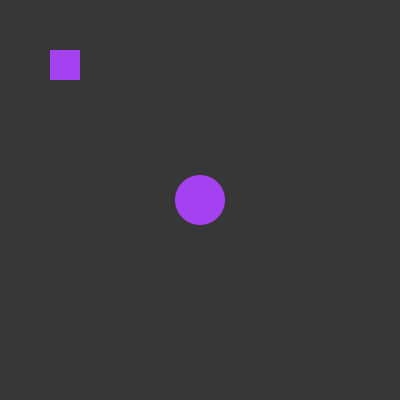
Frame 1 (no input)
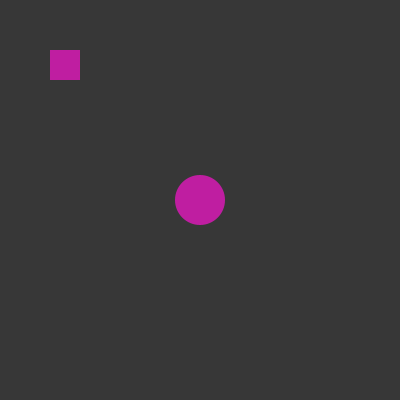
Frame 60 (the mouse pressed at the canvas centre just before this capture)
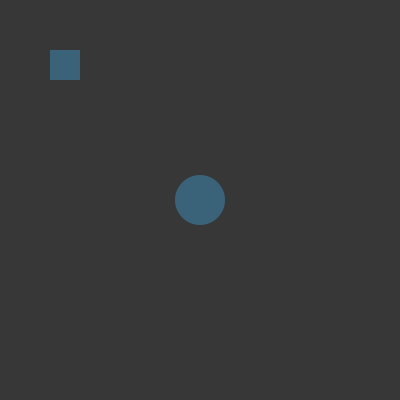
Frame 120 (the mouse held since frame 60 and released just before this capture)

The Processing sketch that drew these frames (run headless with seeded random() and noise(); from frame 60 on, the mouse is pressed at the canvas centre):

// Processing sketch: day_12
// ── day_12.pde
//Spinning Matrix

//vars
boolean spin = false;
float angle = .1;
int x = 50;
int y = 50;

void setup() {

  size(400, 400);
}

void draw() {

  background(55);

  //The colors of the shapes
  fill(random(255), random(255), random(255));
  noStroke();

  //if boolean is false make these shapes
  if (spin == false) {
    rect(x, y, 30, 30);
    ellipse(width/2, height/2, x, y);
  }

  if (mousePressed) {
    if (mouseX > x && mouseX < 80 && mouseY > y && mouseY < 80) {

      //the push and pop matrix
      pushMatrix(); //keep transforms within the matrix
      translate(65, 65);
      rotate(angle);
      rect(0, 0, 30, 30);
      popMatrix(); //ends the isolation of the matrix

      angle += .05;
      ellipse(width/2, height/2, x, y);
      spin = true;
      delay(20);
    }
  } else spin = false;
}
